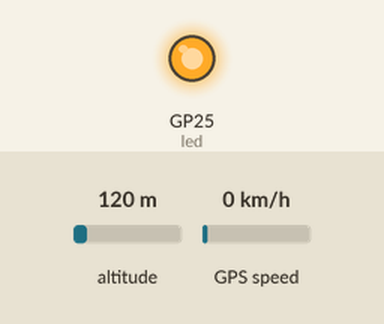
Recording of a program running on a simulated Raspberry Pi Pico running CircuitPython. Shown: output pins drawn as LEDs (lit = HIGH). The inputs (shaded band) are chosen by the test bench; at power-on: GPS speed 0 km/h, altitude 120 m. The GPS gets a fix after 3 s at 37.7749, -122.4194 with 8 satellites; what the program prints to the serial console is not drawn.

Above: at 0.1 s.
At 10.4 s:
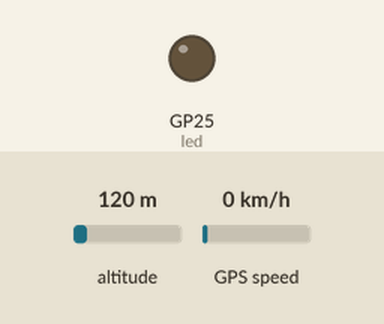
10.5 s: GPS speed set to 30 km/h
Timing chart, 0 to 13.5 s (numbered marks = the images above; inputs shaded):
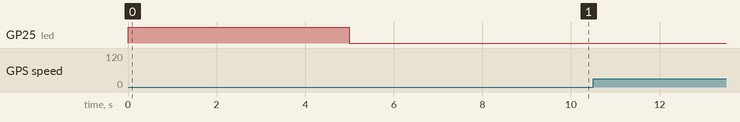

Measured:
- after the input at 10.5 s, every drawn part: stays the same

The program:

Main.py
```python
import busio
import time
import board
import digitalio
import adafruit_bno055
import adafruit_gps

# test bootup
led = digitalio.DigitalInOut(board.LED)
led.direction = digitalio.Direction.OUTPUT
led.value = True
time.sleep(5)
led.value = False
time.sleep(.250)


I2C_SCL = board.GP3
I2C_SDA = board.GP2
I2C = busio.I2C(I2C_SCL, I2C_SDA)

# Set up IMU
IMU = adafruit_bno055.BNO055_I2C(I2C, address=0x28)

# Set up GPS
# GPS_SCL = board.GP7
# GPS_SDA = board.GP6
# GPS_I2C = busio.I2C(GPS_SCL, GPS_SDA)
# GPS = adafruit_gps.GPS_GtopI2C(GPS_I2C)
GPS = adafruit_gps.GPS_GtopI2C(I2C, address=0x10)
# Turn on the basic GGA and RMC info (what you typically want)
GPS.send_command(b"PMTK314,0,1,0,1,0,0,0,0,0,0,0,0,0,0,0,0,0,0,0")

# Set up radio
radio_tx = board.GP0
radio_rx = board.GP1
radio = busio.UART(radio_tx, radio_rx, baudrate=9600)

timestamp = time.monotonic()
while True:
    if radio.in_waiting > 0:
        radio_data = radio.read()
        print(radio_data)

        GPS_data = GPS.read(32)  # read up to 32 bytes

        if "on" in radio_data:
            led.value = True
            time.sleep(0.5)

            # LED function
            print("LED on \n")
            radio.write("LED on \n".encode())

            # IMU function
            print("Temp: {}".format(IMU.temperature))
            radio.write("Temp: {} \n".format(IMU.temperature) .encode())
            time.sleep(0.1)

            # GPS function

            if GPS_data is not None:
                # convert bytearray to string
                data_string = ''.join([chr(b) for b in GPS_data])
                print(data_string, end="")
                radio.write("GPS: {}\n" .format(data_string).encode())

        elif "off" in radio_data:
            led.value = False
            time.sleep(0.5)
            print("LED off \n")
            radio.write("LED off \n".encode())
            # Write your code here :-)
```
